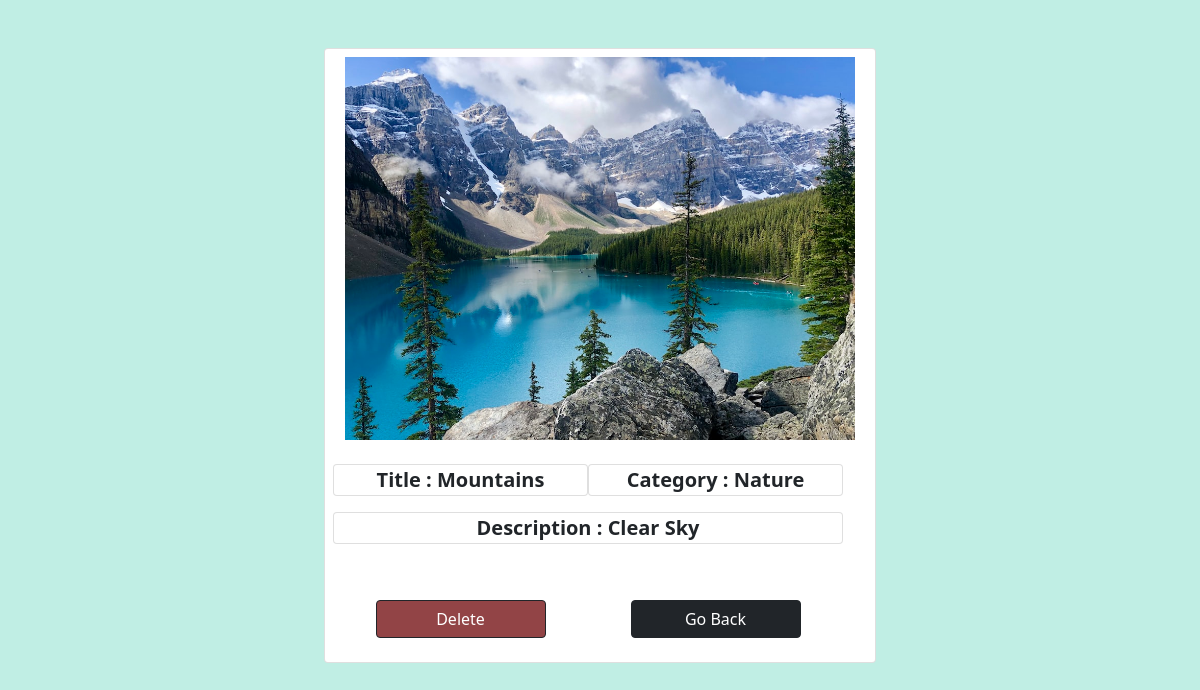
The app's page /photo/61/ (signed in) with its own data.
### photos/models.py (models this page shows, shortened)
class Photo(models.Model):
    class Meta:
        verbose_name = 'Photo'
        verbose_name_plural = 'Photos'
    title = models.CharField(max_length=50, null=False, blank=True)
    description = models.CharField(max_length=50, null=False, blank=True)
    image = models.ImageField(null=False, blank=False)
    category = models.ForeignKey(
        Category, on_delete=models.SET_NULL, null=True, blank=True)

class Category(models.Model):
    class Meta:
        verbose_name = 'Category'
        verbose_name_plural = 'Categories'
    user = models.ForeignKey(
        User, on_delete=models.SET_NULL, null=True, blank=True)
    name = models.CharField(max_length=100, null=False, blank=False)

### photos/views.py (the view)
# urls.py: path('photo/<str:pk>/', views.viewPhoto, name='photo'),
@login_required(login_url='login')
def viewPhoto(request, pk):
    photo = Photo.objects.get(id=pk)
    print(photo.title)
    return render(request, 'photos/photo.html', {'photo': photo})

### photos/templates/photos/photo.html (shortened to what this page needs)
<!DOCTYPE html>
<html>
<head>
    <link href="https://cdn.jsdelivr.net/npm/bootstrap@5.0.0-beta1/dist/css/bootstrap.min.css" rel="stylesheet"
>
</head>
<body style="background-color:#C0EEE4;" class="m-5">
    <div class="container">
        <div class="row justify-content-center">
            <div class="col-6">
                <div class="card p-2 row justify-content-center">
                    <div class="col-12">
                        <img style="max-width: 100%; max-height: 100%;" src="{{photo.image.url}}">
                    </div>
                    <div class="blockquote row">
                        <p class="blockquote card text-center col-6"><strong>Title : {{photo.title}}</strong></p>
                        <p class="blockquote card text-center col-6"><strong>Category : {{photo.category.name}}</strong></p>
                        <p class="blockquote card text-center col-12"><strong>Description : {{photo.description}}</strong></p>
                    </div>
                    <br>
                    <form class="row justify-content-center" method="POST" action="{% url 'delete' photo.id %}">
                        <input style="background-color:#924446" class="col-4 btn btn-dark my-3 mt-3" type="submit" value="Delete" />
                        <div class="col-2"></div>
                        <a href="{% url 'gallery' %}" class="col-4 btn btn-dark my-3 mt-3">Go Back</a>
                    </form>
                </div>
            </div>
        </div>
    </div>
</body>
</html>

### records on screen
Photo: image (picture), title "Mountains", category.name "Nature", description "Clear Sky"
